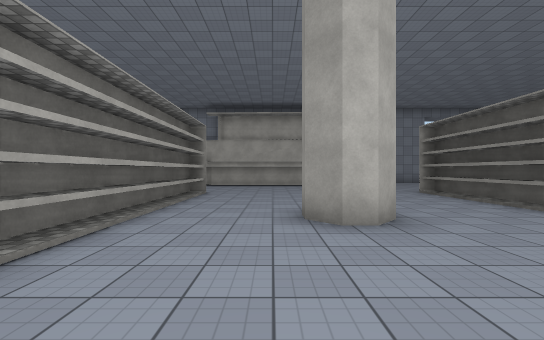
[1] (above)

20 first-person views from a walk through a scene from a Unity 3-D project. The camera is 1.4 m above the floor, looks level and sees 90° across. The floor is counted in squares, 2 m on a side. Each view is taken from the middle of a square. On the plan, view 1 faces up. The plan holds only what a view shows up to about 9 squares ahead; the rest is blank. Surface patterns are stand-ins for the level's own textures.

[2]
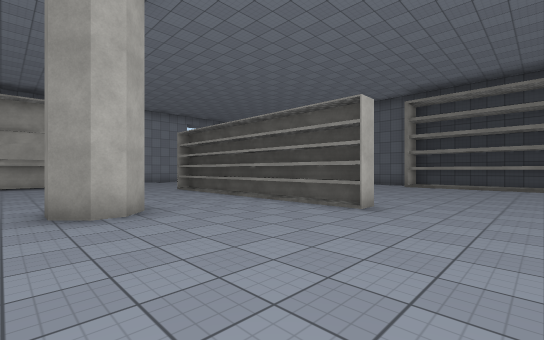

[3]
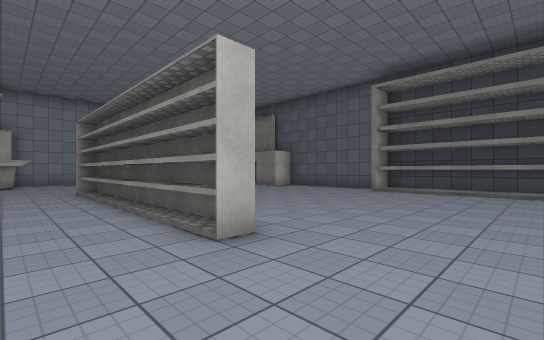

[4]
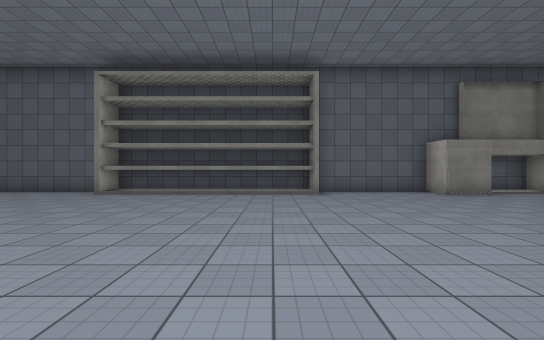

[5]
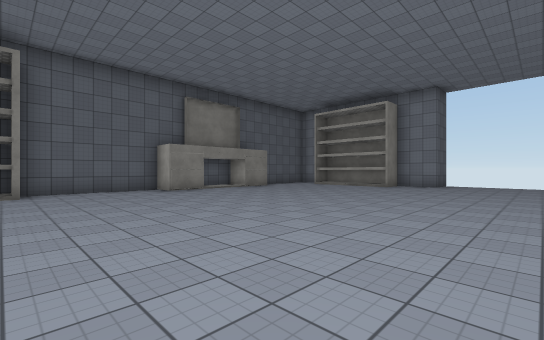

[6]
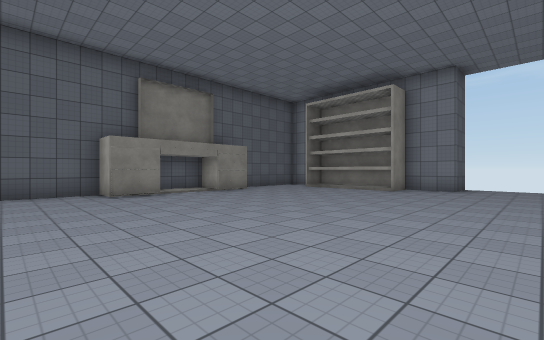

[7]
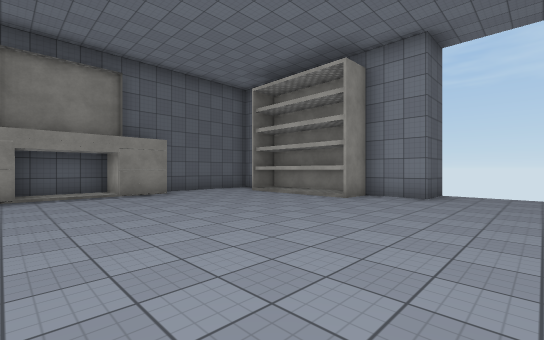

[8]
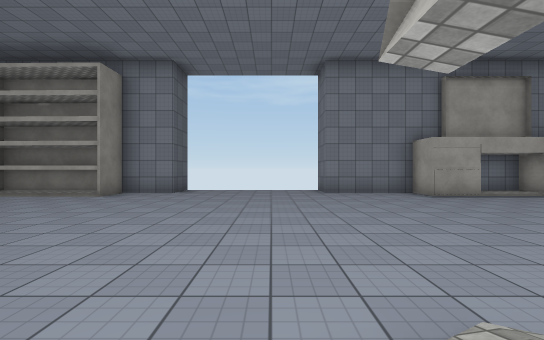

[9]
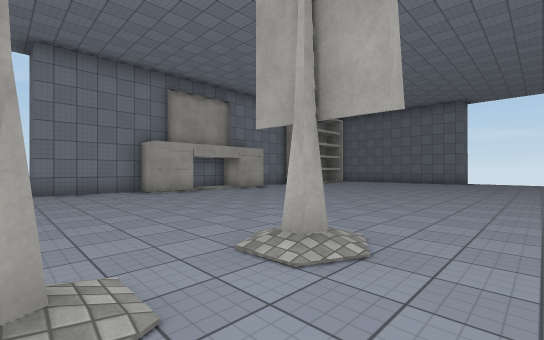

[10]
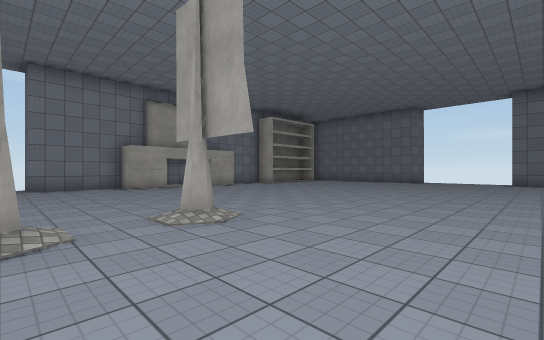

[11]
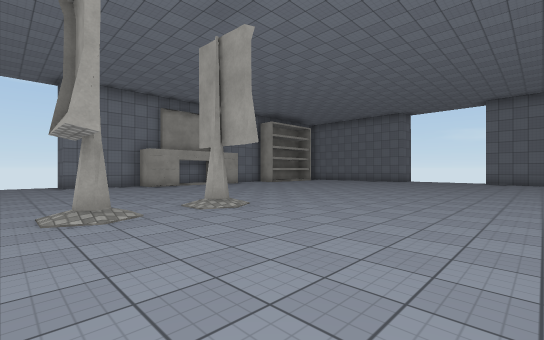

[12]
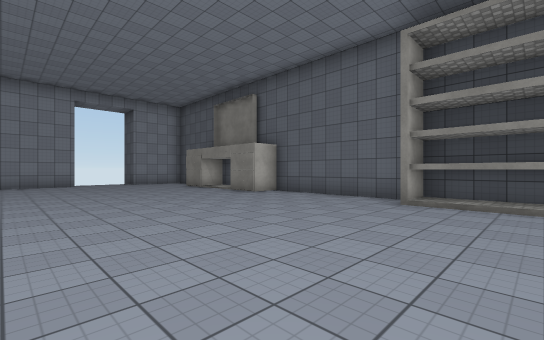

[13]
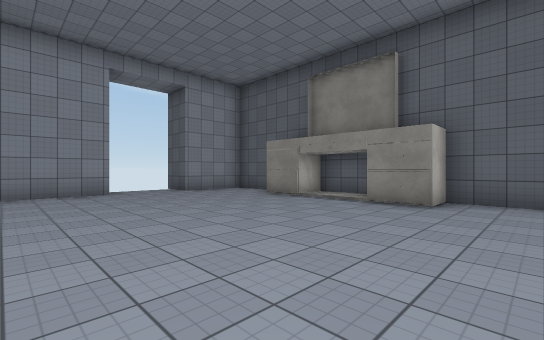

[14]
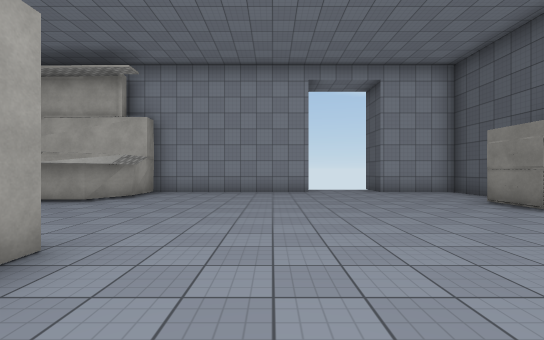

[15]
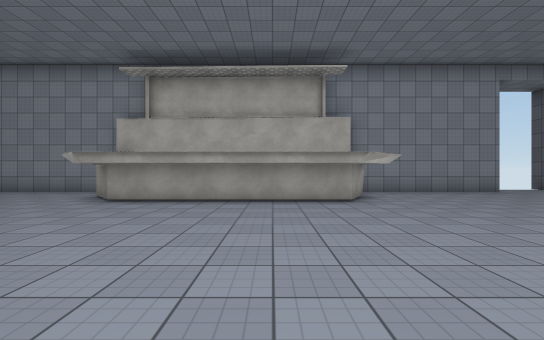

[16]
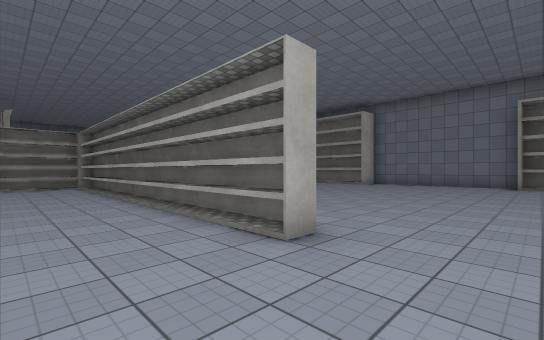

[17]
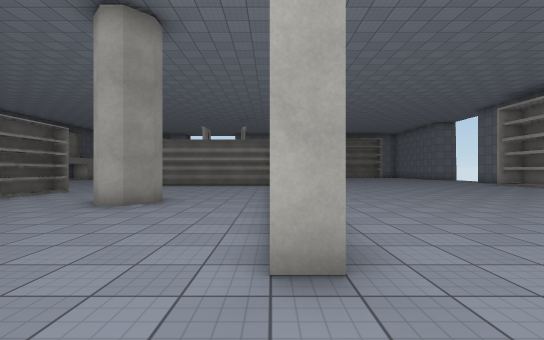

[18]
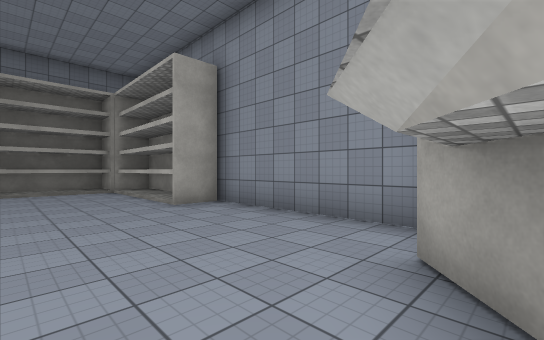

[19]
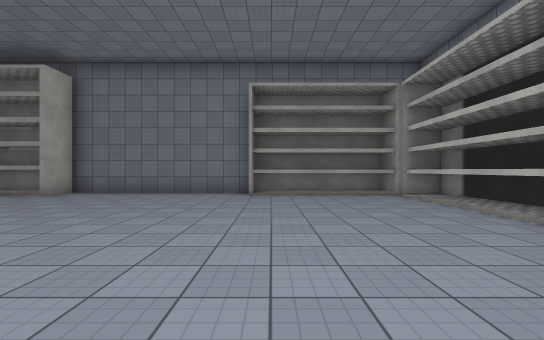

[20]
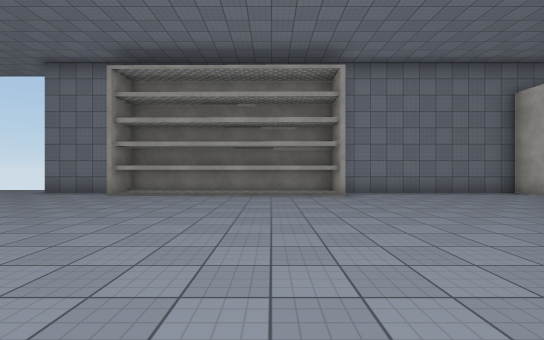

### Floor plan
Points are (right, up) in squares from view 1. A wall is a line through its corners. A room is listed if a view was taken in it or the views show most of it. See-through windows are left out.
Room 1 (views 1, 2, 3, 4, 5, 6, 7, 8, 9, 10, 11, 12, 13, 14, 15, 16, 17, 18, 19, 20)
walls: (-0.9, -1.9) (0, -1.9); (-0.6, -2.4) (0.1, -2.4); (0.4, 4.2) (0.9, 4.7) (1.3, 4.7) (1.7, 4.3); (1.8, 3.9) (1.3, 3.4) (0.9, 3.4) (0.5, 3.9); (5, 1.3) (5, 8.3); (5.1, 1.3) (4.6, 1.3) (4.6, 8.4); (-2.5, 8.2) (-2.1, 8.2) (-2.1, -0.8); (-2.5, 8.3) (-2.5, -0.2); (5, 8.4) (5, 7.9); (11.6, -3.2) (12.4, -3.2); (11.7, -3.4) (11.7, 3.1); (2.6, 11) (-2.5, 11); (-12.3, -0.4) (-12.3, -2.5); (12.7, -3.2) (12.7, 2.9); (-3, 11.6) (-3.4, 12); (-12.2, 3.8) (-13.1, 3.8); (-2.6, -14.1) (-1.2, -14.1) (-1.2, -15.2) (1.4, -15.2) (1.4, -16.4); (12.7, 3.4) (12.7, 7.5) (11.7, 7.5) (11.7, 8.8); (-13.3, -3) (-13.3, -5); (11.7, -8.2) (11.7, -7) (12.7, -7) (12.7, -3.4); (-4.4, -14.4) (-4.4, -15.2) (-3.2, -15.2); (-13.2, 4) (-12.2, 4); (11.7, -11.5) (11.7, -10.1) (12.7, -10.1) (12.7, -8.2); (-4, 14.5) (-8.2, 14.5) (-8.2, 13.6) (-12.3, 13.6); (-12.4, 9.4) (-13.4, 9.4); (12.7, 9.2) (12.7, 10.7) (11.7, 10.7) (11.7, 12); (8.1, -15.2) (11.1, -15.2); (5.9, -16.5) (5.9, -15.2) (7.5, -15.2) (7.5, -14.1) (8.6, -14.1); (8.2, 14.5) (3.3, 14.5) (3.4, 12.9) (2.8, 12.1) (-2.7, 12.1) (-3.7, 13.3); (-9.4, 14.5) (-12.2, 14.5); (-12.2, 13.4) (-13.3, 13.4) (-13.3, -2.3) (-12.3, -2.3); (12.7, 13.1) (12.7, 14.5) (10.4, 14.5) (10.4, 15)

Positions as (right, up) in squares from view 1, and headings:
1: (0, 0), facing up
2: (0, -1), facing up-right
3: (3, -1), facing up-right
4: (4, -2), facing right
5: (3, -3), facing down-right
6: (4, -5), facing down-right
7: (4, -8), facing down-right
8: (3, -7), facing down
9: (2, -6), facing down-left
10: (2, -4), facing down-left
11: (3, -3), facing down-left
12: (6, 1), facing up-right
13: (6, 6), facing up-right
14: (7, 6), facing up
15: (1, 6), facing up
16: (0, 10), facing down-left
17: (-2, 10), facing down
18: (-3, 11), facing up-left
19: (-5, 10), facing left
20: (-5, 2), facing left
